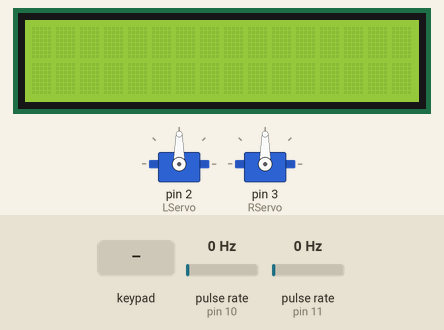
Recording of a sketch running on a simulated Arduino Uno, built with avr-gcc and run on an emulated ATmega328P. Parts: 16×2 character LCD, 2 × servo. Wiring (inferred from the names in the program): 2 × pulse sensor: data pin 10 / data pin 11. Inputs (shaded band) come from the test bench; at power-on: pulse rate (sensors on pin 10, pin 11) 0 Hz.

Above: at 1.2 s.
1.3 s: key 'S' pressed
Timing chart, 0 to 4.3 s (numbered marks = the images above; inputs shaded):
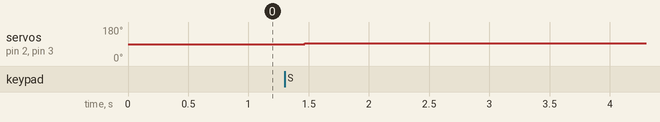

Measured:
- after the input at 1.3 s, servo on pin 2 (LServo), servo on pin 3 (RServo): 90° → 93° after 0.17 s

The sketch:

SShape.ino
```cpp
#include <Adafruit_RGBLCDShield.h>
#include "MyEncoders.h"
#include "MyServos.h"

#define PARAM_R1  5  //First radius in inches
#define PARAM_R2  5 //Second radius in inches
#define PARAM_Y   7.64  //Seconds

Adafruit_RGBLCDShield lcd = Adafruit_RGBLCDShield();
bool second = true; //Used to calibrate or load in values at the start
unsigned long counts[2];
bool first = true;
float wheel_distance = 2.03;
float wheel_circumference = 8.23;
float wheel_radius = 1.31;

void setup() {
  Serial.begin(115200);
  lcd.begin(16, 2);
  lcd.setCursor(0, 0);
  initEncoders();
  LServo.attach(2);
  RServo.attach(3);

}

//In the code below, 1 refers to the first radius while 2 refers to the second radius
void loop() {
  delay(200);   //Done so that the button doesn't get pressed multiple times in a row
  uint8_t buttons = lcd.readButtons();

  /*If calibrate isn't commented out, it will calibrate normally. Otherwise, it will load in the RPS values from memory*/
  if(second){
    second = false;
    //calibrate();
    EEPROM.get(0, RPSMapLeft);
    EEPROM.get(sizeof(int) * 161, RPSMapRight);
  }

  /*Select button is pressed*/
  if(buttons & BUTTON_SELECT){
    /*Arc lengths are found*/
    float arcLength1 = PARAM_R1 * 3.14;
    float arcLength2 = PARAM_R2 * 3.14;
    float arcLength1Left = (PARAM_R1 + wheel_distance) * 3.14;
    float arcLength1Right = (PARAM_R1 - wheel_distance) * 3.14;
    float arcLength2Left = (PARAM_R2 - wheel_distance) * 3.14;
    float arcLength2Right = (PARAM_R2 + wheel_distance) * 3.14;

    /*Number of rotations for each wheel is found*/
    float rotations1Left = arcLength1Left / (2 * 3.14 * wheel_radius);
    float rotations1Right = arcLength1Right / (2 * 3.14 * wheel_radius);
    float rotations2Left = arcLength2Left / (2 * 3.14 * wheel_radius);
    float rotations2Right = arcLength2Right / (2 * 3.14 * wheel_radius);

    /*Number of ticks for each wheel is found*/
    unsigned long ticks1Left = rotations1Left * 32;
    unsigned long ticks1Right = rotations1Right * 32;
    unsigned long ticks2Left = rotations2Left * 32;
    unsigned long ticks2Right = rotations2Right * 32;

    /*Distance, velocity, and angular velocity for the different radii are found*/
    float distance = arcLength1 + arcLength2;
    float velocity = distance / PARAM_Y;
    float angular1 = velocity / PARAM_R1;
    float angular2 = velocity / PARAM_R2;

    /*Velocity for each wheel is found*/
    float velocityLeft1 = angular1 * (PARAM_R1 + wheel_distance);
    float velocityRight1 = angular1 * (PARAM_R1 - wheel_distance);
    float velocityLeft2 = angular2 * (PARAM_R2 - wheel_distance);
    float velocityRight2 = angular2 * (PARAM_R2 + wheel_distance);

    /*RPS for each wheel is found*/
    float rpsLeft1 = (velocityLeft1 / wheel_circumference) * 100;
    float rpsRight1 = (velocityRight1 / wheel_circumference) * 100;
    float rpsLeft2 = (velocityLeft2 / wheel_circumference) * 100;
    float rpsRight2 = (velocityRight2 / wheel_circumference) * 100;

    /*Checks to see if the motion can be completed*/
    if(rpsLeft1 > 80 || rpsLeft2 > 80 || rpsRight1 > 80 || rpsRight2 > 80){
      lcd.print("Motion cannot");
      lcd.setCursor(0, 1);
      lcd.print("be completed");
    }
    /*Select was pressed for the first time*/
    else if(first){
      first = false;
      setSpeedsRPS(rpsLeft1,rpsRight1);
      /*Continues to move at its speed until it makes enough rotations to reach its destination*/
      while(true){
        getCounts(counts);
        //The below print statements are required to make the loop work correctly
        Serial.println();
        Serial.println();
        if(counts[0] >= ticks1Left || counts[1] >= ticks1Right){
          setSpeeds(0, 0);
          resetCounts();
          break;
        }
      }
    }
    /*Select was pressed for the second time*/
    else{
      first = true;
      setSpeedsRPS(rpsLeft2, rpsRight2);
      /*Continues to move at its speed until it makes enough rotations to reach its destination*/
      while(true){
        getCounts(counts);
        //The below print statements are required to get the loop to work correctly
        Serial.println();
        Serial.println();
        if(counts[0] >= ticks2Left || counts[1] >= ticks2Right){
          setSpeeds(0, 0);
          resetCounts();
          break;
        }
      }
    }

  }

}
```

MyEncoders.h
```cpp
#include <PinChangeInt.h>

#define ENCODER_PORT_RIGHT 11
#define ENCODER_PORT_LEFT 10


#ifndef __MY_ENCODERS__
#define __MY_ENCODERS__

unsigned long rightTicks;
unsigned long leftTicks;
unsigned long rightTime;
unsigned long leftTime;
unsigned long oldRightTime;
unsigned long oldLeftTime;

//The two functions below increments the tick counts on each wheel. Interrupts are used

void risingRight(){
  rightTicks++;
  oldRightTime = rightTime;
  rightTime = millis();
}

void risingLeft(){
  leftTicks++;
  oldLeftTime = leftTime;
  leftTime = millis();
}

//Sets the tick counts to 0
void resetCounts(){
  noInterrupts();
  rightTicks = 0;
  leftTicks = 0;
  interrupts();
}

//Used to get ticks counts for each wheel
void getCounts(unsigned long counts[]){
  counts[0] = leftTicks;
  counts[1] = rightTicks;
}


//Used to get the speed of the wheels in IPS
void getSpeeds(float speeds[]){
  unsigned long current = millis();

  if(current - leftTime >= 1500)   //No ticks have been read in a while
    speeds[0] = 0;
  else
    speeds[0] = 1 / (((leftTime - oldLeftTime) * 0.001) * 32);


  if(current - rightTime >= 1500)   //No ticks have been read in a while
    speeds[1] = 0;
  else
    speeds[1] = 1 / (((rightTime - oldRightTime) * 0.001) * 32);
}

//Initializes the encoders and tick counts
void initEncoders(){
  rightTicks = 0;
  leftTicks = 0;
  leftTime = millis();
  rightTime = millis();

  //Code below initializes encoders and interrupts
  pinMode(ENCODER_PORT_RIGHT, INPUT_PULLUP);
  pinMode(ENCODER_PORT_LEFT, INPUT_PULLUP);
  PCintPort::attachInterrupt(ENCODER_PORT_RIGHT, &risingRight, RISING);
  PCintPort::attachInterrupt(ENCODER_PORT_LEFT, &risingLeft, RISING);
}


#endif
```

MyServos.h
```cpp
#include <Servo.h>
#include <EEPROM.h>
#include "MyEncoders.h"

Servo LServo;
Servo RServo;

//Arrays of RPS
int RPSMapLeft[161];
int RPSMapRight[161];

#ifndef __MY_SERVOS__
#define __MY_SERVOS__

//Sets the speed of the wheels using microseconds.
//Maximum is 200, minimum is -200.
//Anything above 0 moves the robot forward while anything below zero moves the robot backwards
void setSpeeds(int microsLeft, int microsRight){
  int speedLeft = 1500 + microsLeft;
  int speedRight = 1500 - microsRight;

  LServo.writeMicroseconds(speedLeft);
  RServo.writeMicroseconds(speedRight);
}

//Sets the spped of the wheels in RPS.
//Maximum is 80(0.8), minimum is -80(-0.8).
//Anything above 0 moves the robot forward while anything below zero moves the robot backwards
void setSpeedsRPS(float rpsLeft, float rpsRight){
  int rpsL, rpsR;

  //Gets the correct microseconds from the RPS array
  if(rpsLeft < 0 && rpsRight < 0){
    rpsL = -rpsLeft;
    rpsR = -rpsRight;
    setSpeeds(RPSMapLeft[80 - rpsL], RPSMapRight[80 - rpsR]);
  }
  else if(rpsLeft < 0){
    rpsL = -rpsLeft;
    rpsR = rpsRight;
    setSpeeds(RPSMapLeft[80 - rpsL], RPSMapRight[80 + rpsR]);
  }
  else if(rpsRight < 0){
    rpsL = rpsLeft;
    rpsR = -rpsRight;
    setSpeeds(RPSMapLeft[80 + rpsL], RPSMapRight[80 - rpsR]);
  }
  else{
    rpsL = rpsLeft;
    rpsR = rpsRight;
    setSpeeds(RPSMapLeft[80 + rpsL], RPSMapRight[80 + rpsR]);
  }
}

//Sets the speed of the wheels  in IPS.
//Anything above 0 moves the robot forward while anything below zero moves the robot backwards
void setSpeedsIPS(float ipsLeft, float ipsRight){
  float circumference = 2.61 * 3.14;
  int rpsLeft, rpsRight;

  //Calculates the RPS of each wheel
  rpsLeft = (ipsLeft / circumference) * 100;
  rpsRight = (ipsRight / circumference) * 100;


  setSpeedsRPS(rpsLeft, rpsRight);
}


//Maps the microseconds sent to the motors to an RPS
void calibrate(){
  int i, j;
  int locationLeft, locationRight;
  unsigned long past, current;
  float speeds[2];
  float sumLeft, sumRight, averageLeft, averageRight, count;
  int bottomLeft, bottomRight, topLeft, topRight;

  /*Sets all values in the array to -1*/
  for(i = 1;i < 161; i++){
    RPSMapLeft[i] = -200;
    RPSMapRight[i] = -200;
  }

  /*Goes from 150 microseconds to -149 microseconds in incerments of 3. This number gets sent to setSpeeds*/
  for(j = 150; j >= -149; j -= 3){
    count = 0;
    sumLeft = 0;
    sumRight = 0;
    setSpeeds(j, j);
    delay(500);
    past = millis();
    /*Gets the average speed over a period of time*/
    while(millis() - past < 1500){
      getSpeeds(speeds);
      sumLeft += speeds[0];
      sumRight += speeds[1];
      count++;
      if(count == 28)
        break;
      delay(30);
    }
      //Gets the average of both wheels and gets the correct location to place the microseconds into the array
      averageLeft = sumLeft / count;
      averageRight = sumRight / count;
      locationLeft = averageLeft * 100;
      locationRight = averageRight * 100;
      /*Places the microseconds into the arrays*/
      if(j > 0){
        RPSMapLeft[80 + locationLeft] = j;
        RPSMapRight[80 + locationRight] = j;
      }
      else{
        RPSMapLeft[80 - locationLeft] = j;
        RPSMapRight[80 - locationRight] = j;
      }

  }
  setSpeeds(0, 0);

  //Initializes some values in the array
  RPSMapLeft[0] = -150;
  RPSMapRight[0] = -150;
  RPSMapLeft[80] = 0;
  RPSMapRight[80] = 0;


  /*Fills in any missing values with the average of the next non-missing value
    and the value directly under it*/
  for(i = 1; i < 161; i++){
    if(RPSMapLeft[i] == -200){
      for(j = i; j < 161; j++){
        if(RPSMapLeft[j] != -200){
          RPSMapLeft[i] = (RPSMapLeft[i - 1] + RPSMapLeft[j]) / 2;
          break;
        }
        if(j == 160)
          RPSMapLeft[i] = RPSMapLeft[i - 1];
      }
    }
    if(RPSMapRight[i] == -200){
      for(j = i; j < 161; j++){
        if(RPSMapRight[j] != -200){
          RPSMapRight[i] = (RPSMapRight[i - 1] + RPSMapRight[j]) / 2;
          break;
        }
        if(j == 160)
          RPSMapRight[i] = RPSMapRight[i - 1];
      }
    }
  }

//Places the RPS arrays into memory
int eeAddress = 0;
EEPROM.put(eeAddress, RPSMapLeft);
eeAddress += sizeof(int) *161;
EEPROM.put(eeAddress, RPSMapRight);
}

//Set speeds using a linear speed and angular velocity.
//A positive angular velocity will result in a counterclockwise spin while a negative
//angular velocity will result in a clockwise spin.
void setSpeedsvw(float v, float w){
  float radius;
  float velocityLeft, velocityRight;
  float wheel_distance = 2;

  //Calculates the velocity required for each wheel
  if(w < 0){
    w = -w;
    radius = v / w;
    velocityLeft = w * (radius + wheel_distance);
    velocityRight = w * (radius - wheel_distance);
  }
  else{
    radius = v / w;
    velocityLeft = w * (radius - wheel_distance);
    velocityRight = w * (radius + wheel_distance);
  }

  setSpeedsIPS(velocityLeft, velocityRight);
}


#endif
```
